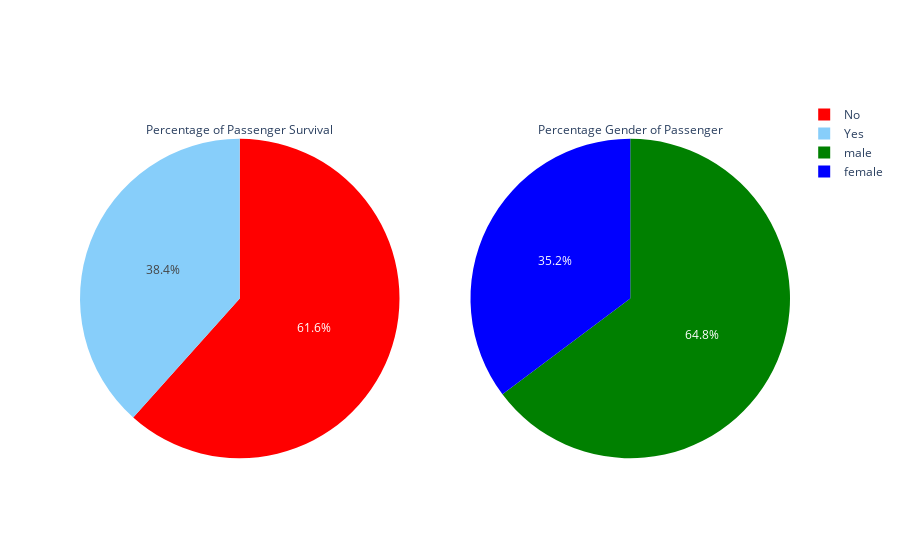

The code cell stored with this chart in its notebook:
### Code cell
# Graphic Objects Plotly (Simple)
# Create subplot with 1 row and 2 columns
# in matplotlib, this is similiar with plt.subplots(1, 2)
fig = make_subplots(rows = 1,
                   cols = 2,
                   specs= [[{'type': 'domain'}, {'type': 'domain'}]])

# Create first pie plot about survival data in coords (1,1)
fig.add_trace(go.Pie(labels = df_survival['Survived'],
                    values = df_survival['PassengerId'],
                    title = 'Percentage of Passenger Survival',
                    name = 'Survive?',
                    marker = {'colors': ['Red', 'LightSkyBlue']}),
             1, 1)

# Create second pie plot about gender data in coords (1, 2)
fig.add_trace(go.Pie(labels = df_gender['Sex'],
                    values = df_gender['PassengerId'],
                    title = 'Percentage Gender of Passenger',
                    name = 'Gender',
                    marker = {'colors': ['Blue', 'Green']}),
             1, 2)
fig.show()

### Figure 1 — Plotly figure (JSON) as saved in the notebook; plotly's stock layout.template omitted (floating-point values rounded to 4 significant figures)
{"data": [{"domain": {"x": [0, 0.45], "y": [0, 1]}, "labels": ["No", "Yes"], "marker": {"colors": ["Red", "LightSkyBlue"]}, "name": "Survive?", "title": {"text": "Percentage of Passenger Survival"}, "type": "pie", "values": [549, 342]}, {"domain": {"x": [0.55, 1], "y": [0, 1]}, "labels": ["female", "male"], "marker": {"colors": ["Blue", "Green"]}, "name": "Gender", "title": {"text": "Percentage Gender of Passenger"}, "type": "pie", "values": [314, 577]}], "layout": {}}
